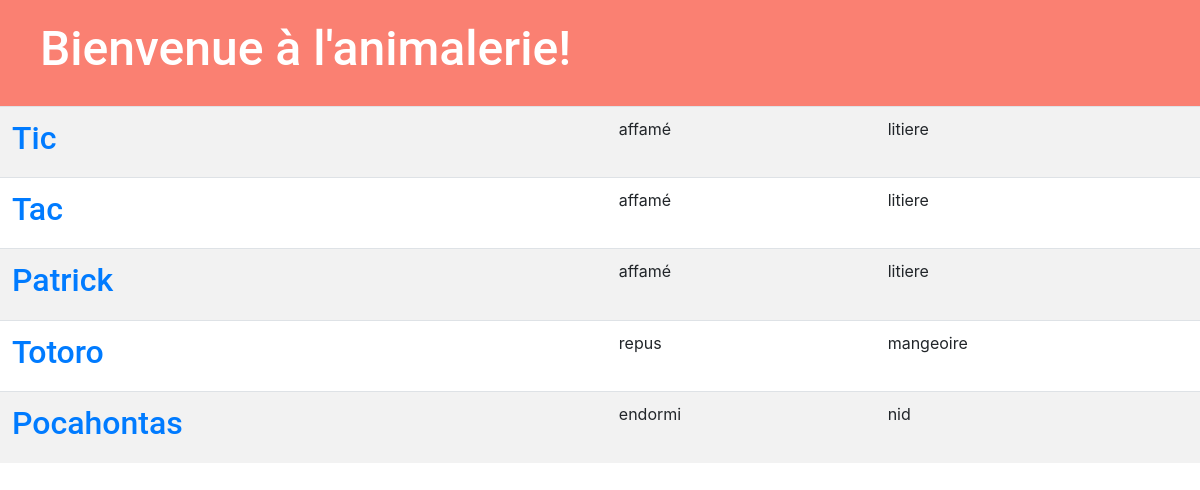
The page / on the database its author committed.
### animalerie/models.py (models this page shows, shortened)
class Animal(models.Model):
    id_animal = models.CharField(max_length=100, primary_key=True)
    etat = models.CharField(max_length=20)
    type = models.CharField(max_length=20)
    race = models.CharField(max_length=20)
    photo = models.CharField(max_length=200)
    lieu = models.ForeignKey(Equipement, on_delete=models.CASCADE)

class Equipement(models.Model):
    id_equip = models.CharField(max_length=100, primary_key=True)
    disponibilite = models.CharField(max_length=20)
    photo = models.CharField(max_length=200)
    def __str__(self):
        return self.id_equip

### animalerie/views.py (the view)
# urls.py: path('', views.animal_list, name='animal_list'),
def animal_list(request):
    animals = Animal.objects.filter()
    return render(request, 'animalerie/animal_list.html', {'animals': animals})

### animalerie/templates/animalerie/animal_list.html
{% extends 'animalerie/base.html' %}
{% load static %}
{% block content %}
<div class="page-header">
    <h1><a href="/">Bienvenue à l'animalerie!</a></h1>
</div>
<table class="table table-striped">
    <tbody>
        {% for animal in animals %}
        <tr>
            <td><h2><a href="{% url 'animal_detail' id_animal=animal.id_animal %}">{{ animal.id_animal }}</a></h2></td>
            <td>{{ animal.etat|linebreaksbr }}</td>
            <td>{{ animal.lieu|linebreaksbr }}</td>
        </tr>
        {% endfor %}
    </tbody>
</table>
{% endblock %}

### animalerie/templates/animalerie/base.html (shortened to what this page needs)
{% load static %}
<html>
    <head>
        <link rel="stylesheet" href="https://stackpath.bootstrapcdn.com/bootstrap/4.4.0/css/bootstrap.min.css">
        <link rel="stylesheet" href="{% static 'css/animalerie.css' %}">
    </head>
    <body>
    {% block content %}
    {% endblock %}
    </body>
</html>

### animalerie/static/css/animalerie.css (style rules this page uses)
.page-header { background-color: #fa8072; margin-top: 0; padding: 20px 20px 20px 40px; }
.page-header h1, .page-header h1 a, .page-header h1 a:visited, .page-header h1 a:active { color: #ffffff; font-size: 36pt; text-decoration: none; }
h1, h2, h3, h4 { font-family: 'Roboto', sans; }

### rows shown on the page
Animal: id_animal "Tic", etat "affamé", lieu "litiere"
Animal: id_animal "Tac", etat "affamé", lieu "litiere"
Animal: id_animal "Patrick", etat "affamé", lieu "litiere"
Animal: id_animal "Totoro", etat "repus", lieu "mangeoire"
Animal: id_animal "Pocahontas", etat "endormi", lieu "nid"
